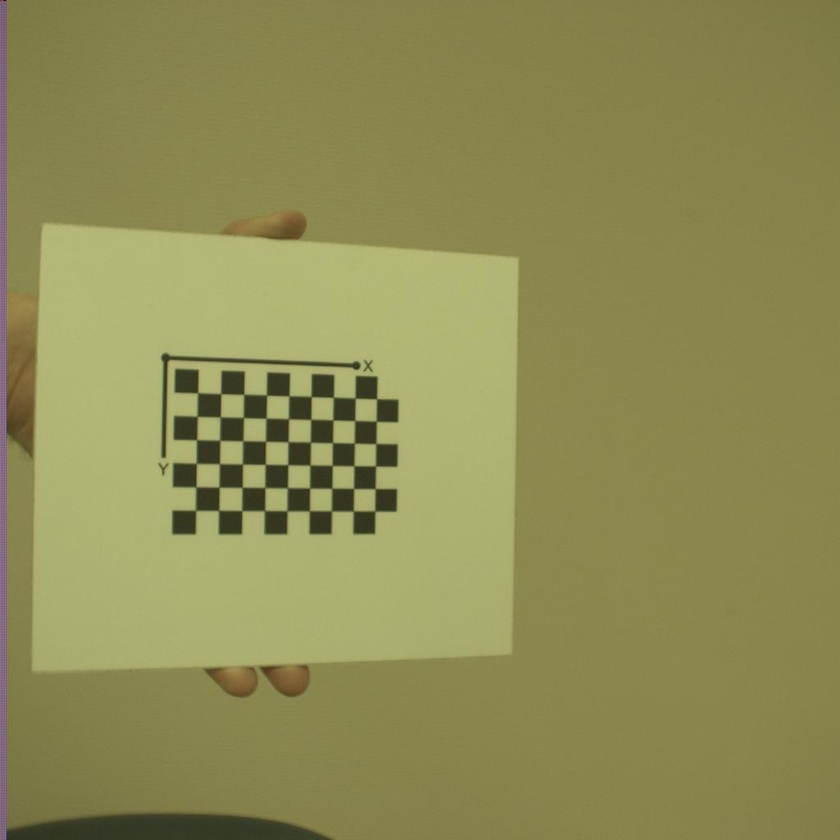
%> input picture samples/calibration/Calibratie 1_L_1.jpg, 840 x 840 px, shrunk from 1024 x 1024 before the run
$ octave --eval "result = removeBackground(rgb2gray(imread('../samples/calibration/Calibratie 1_L_1.jpg')));"   (GNU Octave 9; MATLAB toolbox functions it lacks are replaced by stand-ins)
%> lines starting %> are read from the running program, lines starting %| are printed output that depends on the picture
### src/ut_edge.m
function [Iout]=ut_edge(varargin)
%ut_edge	Marr-Hilderth and Canny edge detectors
%
%   Iout = UT_EDGE(Iin) finds the possible edges in image Iin using an
%   implementation of the Canny edge detector. The derivatives are
%   calculated from a 2-D Gaussian function implemented with UT_GAUSS.
%   The localization is done by finding the zero-crossings of the second
%   directional derivatives (instead of directional maximum suppression
%   such as implemented by EDGE from the image processing toolbox). The
%   sigma (standard deviation) of the Gaussian  filtering is set to 2.
%   Iout is a 2-dimensional array with the same size as Iin. The no-edge
%   pixels are indicated in Iout as zeroes. Edge pixels carries the edge
%   strength as grey level. The edge strength is scaled between 0 and 1.
%
%   Iout = UT_EDGE(Iin,...,OPTION,OPTIONVAL,...) finds the possible edges
%   with some options switched on, and with parameter(s) set to OPTIONVAL.
%   The  following options are available:
%
%   'marrhildreth' or 'm':  Perform Marr-Hildreth operation, i.e. Laplacian
%                           of Gaussian, rather than Canny operation.
%   'canny' or 'c':         Perform Canny operation (default).
%   'sigma' or 's':         The width (standard deviation) of the Gaussian
%                           filtering is set to OPTIONVAL (default: 2)
%   'threshold' or 't':     Return a binary (logical) edge map instead of edge
%                           strengths. The edges are detected by
%                           thresholding it at OPTIONVAL. If OPTIONVAL is
%                           omitted, the default of the threshold is 0.1.
%   'hysteresis' or 'h':    Return a binary (logical) edge map instead of edge
%                           strengths. The edge are detected by hysteresis
%                           thresholding. Two thresholds are applied. The
%                           edges detected with the higher thresholds form
%                           the seed that is propagated in the edge
%                           segments obtained by thresholding with the
%                           lower threshold. OPTIONVAL is a two-element
%                           vector. The first element specifies the
%                           fraction of pixels that will be assigned to
%                           candidate edges (detected with the lower
%                           threshold). The second element is the fraction
%                           of pixels that will be assigned to seed edges
%                           (detected with the higher threshold). If
%                           OPTIONVAL is omitted, the default of [0.1 0.03]
%                           is assumed. If OPTIONVAL is a scalar, then the
%                           default assignment to the second element is
%                           0.3*OPTIONVAL.
%
%   Copyright: F. van der Heijden, F.vanderHeijden@utwente.nl
%   Laboratory for Measurements and Instrumentation
%   University of Twente, the Netherlands
%   Version 1.3, date: 21-02-2018
%
%   See also UT_GAUSS, EDGE.

[Iin,sigma,operator,threshold_method,thres_parm]=ParseInputs(varargin{:});
%> in ParseInputs, `Iin = double(varargin{1});`:
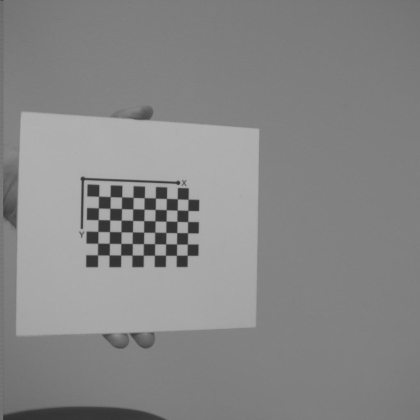
%> Iin: size 840x840 double (shown at 1/2 size); min 15, max 179, mean 134.9
%> the loop in ParseInputs, `for k=2:length(varargin)` made 4 passes
%> (j, Sigma) on pass 3: (10, 2)

grad=(ut_gauss(Iin,sigma,1,0).^2+ut_gauss(Iin,sigma,0,1).^2).^0.5;
grad=grad/max(grad(:));

if strcmp(operator,'marrhildreth')
    lap=ut_gauss(Iin,sigma,2,0)+ut_gauss(Iin,sigma,0,2);
    zerocross=ut_levelx(lap,0.0);
    Iout=grad.*zerocross;
end

if strcmp(operator,'canny')
    SDGD=ut_gauss(Iin,sigma,1,0).^2.*ut_gauss(Iin,sigma,2,0)+ ...
        2*ut_gauss(Iin,sigma,1,0).*ut_gauss(Iin,sigma,0,1).*ut_gauss(Iin,sigma,1,1)+...
        ut_gauss(Iin,sigma,0,1).^2.*ut_gauss(Iin,sigma,0,2);
    zerocross=ut_levelx(SDGD,0.0);
    Iout=grad.*zerocross;
end

if strcmp(threshold_method,'threshold')
    Iout = logical(Iout>thres_parm(1));
end

if strcmp(threshold_method,'hysteresis')
    Iout_sorted = sort(Iout(:));
    thres_parm(1) = Iout_sorted(max(floor((1-thres_parm(1))*numel(Iout)),1));
    thres_parm(2) = Iout_sorted(max(floor((1-thres_parm(2))*numel(Iout)),1));
    Iout_mask = Iout>thres_parm(1);
    Iout_marker = Iout>thres_parm(2);
    Iout=imreconstruct(Iout_marker,Iout_mask);
end


%----------------------------------------------------------------------
% Subfunction ParseInputs
%----------------------------------------------------------------------

function [Iin,Sigma,operator,threshold_method,thres_parm] =  ParseInputs(varargin)

narginchk(1,30);


Iin = double(varargin{1});
if ndims(Iin)~=2
    error('Iin must be a 2-dimensional array');
end

%defaults
Sigma=2;
operator = 'canny';
threshold_method = 'none';
thres_parm = [0.1, 0.03];

options = {'canny','c','marrhildreth','m','threshold','t','hysteresis','h','sigma','s'};

if nargin>1
    for k=2:length(varargin)
        if ischar(varargin{k})
            string = lower(varargin{k});
            j = strmatch(string,options,'exact');
            if isempty(j)
                error(['Invalid input string: ''' varargin{k} '''.']);
            end
            switch string
                case {'canny','c','marrhildreth','m'}
                    if strcmp(string,'m'), string = 'marrhildreth'; end;
                    if strcmp(string,'c'), string = 'canny'; end;
                    operator = string;
                case {'sigma','s'}
                    if nargin>k & isnumeric(varargin{k+1})
                        Sigma = varargin{k+1};
                        k=k+1;
                    end
                case {'threshold','t'}
                    threshold_method = 'threshold';
                    thres_parm = [0.1 0.03];
                    if nargin>k & isnumeric(varargin{k+1})
                        thres_parm(1) = varargin{k+1};
                        k=k+1;
                    end
                case {'hysteresis','h'}
                    threshold_method = 'hysteresis';
                    thres_parm = [0.1 0.03];
                    if nargin>k & isnumeric(varargin{k+1})
                        thres_parm = varargin{k+1};
                        if length(thres_parm)==1
                            thres_parm(2) =  0.3*thres_parm(1);
                        end
                        k=k+1;
                    end
            end
        end
    end
end

if Sigma<0
    error('Sigma must be positive');
end

if strcmp(threshold_method , 'hysteresis')
    if thres_parm(1)<0 | thres_parm(1)>1 | thres_parm(2)<0 | thres_parm(2)>1
        error('hysteresis: threshold parameters out of range');
    end
    if thres_parm(2)>thres_parm(1)
        error('hysteresis: the second threshold must be less than the first');
    end
end

### src/ut_gauss.m
function [Iout]=ut_gauss(varargin)
%ut_gauss	- 2-D filtering using Gaussian masks
%
%   H = UT_GAUSS(I,SIGMA,DX,DY) filters the data in image I with a 2-D FIR
%   filter whose PSF closely approximates a Gaussian function or one of its
%   derivatives. The width (scale; standard deviation) of the Gaussian is
%   SIGMA (default SIGMA=2).
%
%   Different types of masks can be specified by parameters DX,DY:
%
%       DX   - number of diferentiations in x direction
%       DY   - number of diferentiations in y direction
%
%   Default: DX=0,DY=0.
%
%   - DX+DY must be less or equal to 2.
%   - The size of the mask is 2*ceil(4*SIGMA)+1.
%   - The elements of the PSF are obtained by area sampling of the
%     continuous function, rather than impulse sampling. (Area sampling is
%     equivalent to impulse sampling preceded by a prefilter. The prefilter
%     prevents large aliasing errors that would otherwise occur if SIGMA is
%     too small (say, smaller than 1.5). However, the prefilter also introduces a
%     resolution error that becomes noticeable if SIGMA is smaller than,
%     say, 0.7. The response of the prefilter is a rectangular function with unit width).
%   - UT_GAUSS uses IMFILTER with the replication option on.
%
%   Copyright: F. van der Heijden, F.vanderHeijden@utwente.nl
%   Laboratory for Measurements and Instrumentation
%   University of Twente, the Netherlands
%   Version 1.0, date: 25-10-2004
%
%  See also IMFILTER
[Iin,sigma,typein]=ParseInputs(varargin{:});

winsiz = ceil(4*sigma);
n=2*winsiz+1;


%gaussian
if strcmp(typein,'normal')
    kernel=create_gauss_kernel(sigma,n,winsiz);
    Iout=imfilter(double(Iin),double(kernel),'replicate','conv');
    Iout=imfilter(double(Iout),double(kernel'),'replicate','conv');
end

%gauss-dx
if strcmp(typein,'dx')
    kernel=create_gauss_kernel(sigma,n,winsiz);
    Iout=imfilter(double(Iin),double(kernel'),'replicate','conv');
    kernel=create_gauss_kernel_x(sigma,n,winsiz);
    Iout=imfilter(double(Iout),double(kernel),'replicate','conv');
end

%gauss-dxdx
if strcmp(typein,'dxdx')
    kernel=create_gauss_kernel(sigma,n,winsiz);
    Iout=imfilter(double(Iin),double(kernel'),'replicate','conv');
    kernel=create_gauss_kernel_xx(sigma,n,winsiz);
    Iout=imfilter(double(Iout),double(kernel),'replicate','conv');
end

%gauss-dy
if strcmp(typein,'dy')
    kernel=create_gauss_kernel(sigma,n,winsiz);
    Iout=imfilter(double(Iin),double(kernel),'replicate','conv');
    kernel=create_gauss_kernel_x(sigma,n,winsiz);
    Iout=imfilter(double(Iout),double(kernel'),'replicate','conv');
end

%gauss-dydy
if strcmp(typein,'dydy')
    kernel=create_gauss_kernel(sigma,n,winsiz);
    Iout=imfilter(double(Iin),double(kernel),'replicate','conv');
    kernel=create_gauss_kernel_xx(sigma,n,winsiz);
    Iout=imfilter(double(Iout),double(kernel'),'replicate','conv');
end

%gauss-dxdy
if strcmp(typein,'dxdy')
    kernel=create_gauss_kernel_x(sigma,n,winsiz);
    Iout=imfilter(double(Iin),double(kernel),'replicate','conv');
    Iout=imfilter(double(Iout),double(kernel'),'replicate','conv');
end


%----------------------------------------------------------------------
% Subfunction ParseInputs
%----------------------------------------------------------------------

function [Iin,Sigma,typein] =  ParseInputs(varargin)
narginchk(1,4)
%MSG = NARGCHK(LOW,HIGH,N) returns an appropriate error message if
%    N is not between low and high. If it is, return empty matrix.

Iin = varargin{1};

%defaults
typein = 'normal';
Sigma=2;

methods = {'normal','dx','dxdx';'dy','dxdy','err';'dydy','err','err'};

if nargin>1
    Sigma=varargin{2};%!!!! special braces to make it numerical
end
if nargin>2
    if nargin==4
        i = varargin{3};
        j = varargin{4};
        if ((j>2)|(i>2)|(j<0)|(i<0)|(round(i)~=i)|(round(j)~=j))
            typein='err';
        else
            typein = methods{j+1,i+1};
        end
        if strcmp(typein,'err')
            disp('DX+DY must be less or equal to 2.');
            error(['Invalid input string: ',num2str(varargin{3}),',',num2str(varargin{4}),'.']);
        end
    else
        error(['If DX is specified DY must be specified!!!']);
    end
end


if Sigma<0
    error('Sigma must be positive');
end
return

%--------------------------------------------------------------------------
%   Subfunction create_gauss_kernel
%--------------------------------------------------------------------------
function kernel=create_gauss_kernel(sigma,n,winsiz)
kernel=zeros(1,n);
c = 1.0/(sigma*sqrt(2));
for i=1:winsiz+1
    hulp(i) = erf((i-1+0.5)*c)-erf((i-1-0.5)*c);
end
accu = hulp(1);
for i=2:winsiz+1
    accu = accu+(2.0*hulp(i));
end

for i=1:winsiz
    kernel(winsiz+1-i) = (hulp(i+1)/accu);
    kernel(winsiz+1+i) = (hulp(i+1)/accu);
end
kernel(winsiz+1) = (hulp(1)/accu);
return


%--------------------------------------------------------------------------
%   Subfunction create_gauss_kernel_x
%--------------------------------------------------------------------------
function kernel=create_gauss_kernel_x(sigma,n,winsiz)
c =  1.0/(sigma*sqrt(2.0*pi));
sigma2=sigma^2;
kernel=zeros(1,n);

for i=1:n
    x=i-winsiz-1;
    x1 = x - 0.5;
    x2 = x + 0.5;
    kernel(i)= c*(exp(-0.5*x2*x2/sigma2)-exp(-0.5*x1*x1/sigma2));
end
return


%--------------------------------------------------------------------------
%   Subfunction create_gauss_kernel_xx
%--------------------------------------------------------------------------
function kernel=create_gauss_kernel_xx(sigma,n,winsiz)
c =  1.0/(sigma^3*sqrt(2.0*pi));
sigma2=sigma^2;
kernel=zeros(1,n);
for i=1:n
    x=i-winsiz-1;
    x1 = x - 0.5;
    x2 = x + 0.5;
    if (i==1)
        kernel(i)= c*(-x2*exp(-0.5*x2*x2/sigma2));
    else
        if (i==n)
            kernel(i)= c*(x1*exp(-0.5*x1*x1/sigma2));
        else
            kernel(i)= c*(x1*exp(-0.5*x1*x1/sigma2)-x2*exp(-0.5*x2*x2/sigma2));
        end
    end
end
return

### src/ut_levelx.m
function [Iout]=ut_levelx(varargin)
%ut_levelx  finding level crossings
%
%   IOUT=UT_LEVELX(IN,LEVEL) outputs a map of the input image IN that
%   indicates the positions where the gray levels cross the level LEVEL.
%   The contour, thus obtained, is 8 connected. The input image must be an
%   intensity image. The function is used in UT_EDGE for zero crossing
%   detection.
%
%   Default: LEVEL=0.
%
%   Copyright: F. van der Heijden, F.vanderHeijden@utwente.nl
%   Laboratory for Measurements and Instrumentation
%   University of Twente, the Netherlands
%   Version 1.0, date: 27-10-2004
%
%   See also UT_EDGE, IMCONTOUR.

[Iin,level] =  ParseInputs(varargin{:});

[m,n,~]=size(Iin);

% pad image with border and replicate pixels:
b = zeros(m+2,n+2);
b(1+(1:m),1+(1:n)) = Iin;
b(1+(1:m),1) = b(1+(1:m),2);
b(1+(1:m),end) = b(1+(1:m),end-1);
b(1,1+(1:n)) = b(2,1+(1:n));
b(end,1+(1:n)) = b(end-1,1+(1:n));
b(1,1) = b(2,2);
b(1,end) = b(2,end-1);
b(end,1) = b(end-1,2);
b(end,end) = b(end-1,end-1);
n = n+2;
m = m+2;
Iout = zeros(size(b));

% level crossings in row direction
b = b-level;
a = circshift(b,[-1 0]);
c = circshift(b,[+1 0]);
ind = find(a.*b<0);
ac = a(ind);
bc = b(ind);
ind = ind + double(abs(bc)>=abs(ac));
ind = mod(ind-1,n*m)+1;
Iout(ind) = 1;
ind = (a.*b>=0) & (b==0) & (a.*c<0);
Iout(ind) = 1;

% level crossings in column direction
a = circshift(b,[0 -1]);
c = circshift(b,[0 +1]);
ind = find(a.*b<0);
ac = a(ind);
bc = b(ind);
ind = ind + double(abs(bc)>=abs(ac))*m;
ind = mod(ind-1,n*m)+1;
Iout(ind) = 1;
ind = (a.*b>=0) & (b==0) & (a.*c<0);
Iout(ind) = 1;

% crop border:
Iout = Iout(2:end-1,2:end-1);


%----------------------------------------------------------------------
% Subfunction ParseInputs
%----------------------------------------------------------------------

function [Iin,level] =  ParseInputs(varargin)

narginchk(1,2);
%MSG = NARGCHK(LOW,HIGH,N) returns an appropriate error message if
%    N is not between low and high. If it is, return empty matrix.

Iin = double(varargin{1});

%defaults
level=0;

if nargin==2
      level=varargin{2};
end


### src/removeBackground.m
function [out, mask] = removeBackground(image)
	% detect the face edges
	edges = findFaceContour(image);
	% make edges fully connected
	se = strel('diamond', 8);
	edges = imclose(edges, se);
	% remove everything but the face
	mask = imfill(edges, 'holes');
	out = uint8(image) .* uint8(mask);
  %out(find(out == 0)) = NaN;
end


function edges = findFaceContour(image)
	edges = ut_edge(image, 'c', 'h', 's', 2);
%> in ut_edge, `[Iin,sigma,operator,threshold_method,thres_parm]=ParseInputs(varargin{..`: sigma = 2; operator = 'canny'; threshold_method = 'hysteresis'; thres_parm = [0.1 0.03]
%> in ParseInputs, `Sigma=varargin{2};`: Sigma = 2
%> in ParseInputs, `i = varargin{3};`: i = 1
%> in ParseInputs, `j = varargin{4};`: j = 0
%> in ParseInputs, `typein = methods{j+1,i+1};`: typein = 'dx'
%> in ut_gauss, `[Iin,sigma,typein]=ParseInputs(varargin{:});`: sigma = 2; typein = 'dx'
%> in ut_gauss, `winsiz = ceil(4*sigma);`: winsiz = 8
%> in ut_gauss, `n=2*winsiz+1;`: n = 17
%> in create_gauss_kernel, `c = 1.0/(sigma*sqrt(2));`: c = 0.354
%> the loop in create_gauss_kernel, `for i=1:winsiz+1` made 9 passes
%> after the loop in create_gauss_kernel, `for i=1:winsiz+1`: hulp = [0.395 0.349 0.242 0.131 0.0557 0.0185 0.00481 0.000977 0.000155]
%> in create_gauss_kernel, `accu = hulp(1);`: accu = 0.395
%> the loop in create_gauss_kernel, `for i=2:winsiz+1` made 8 passes
%> accu on passes 1 to 8: 1.09, 1.58, 1.84, 1.95, 1.99, 2, 2, 2
%> the loop in create_gauss_kernel, `for i=1:winsiz` made 8 passes
%> after the loop in create_gauss_kernel, `for i=1:winsiz`: kernel = 17 values, max 0.175 at index 8, min 0 at index 9, mean 0.0472
%> in ut_gauss, `kernel=create_gauss_kernel(sigma,n,winsiz);`: kernel = 17 values, max 0.197 at index 9, min 7.77e-05 at index 1, mean 0.0588
%> in create_gauss_kernel_x, `c =  1.0/(sigma*sqrt(2.0*pi));`: c = 0.199
%> in create_gauss_kernel_x, `sigma2=sigma^2;`: sigma2 = 4
%> the loop in create_gauss_kernel_x, `for i=1:n` made 17 passes
%> (x1, x2) on passes 1 to 8: (-8.5, -7.5), (-7.5, -6.5), (-6.5, -5.5), (-5.5, -4.5), (-4.5, -3.5), (-3.5, -2.5), (-2.5, -1.5), (-1.5, -0.5)
%> after the loop in create_gauss_kernel_x, `for i=1:n`: kernel = 17 values, max 0.0592 at index 7, min -0.0592 at index 11, mean 8.21e-19
%> the loop in create_gauss_kernel (call 2), `for i=1:winsiz+1` made 9 passes
%> the loop in create_gauss_kernel (call 2), `for i=2:winsiz+1` made 8 passes
%> the loop in create_gauss_kernel (call 2), `for i=1:winsiz` made 8 passes
%> the loop in create_gauss_kernel_x (call 2), `for i=1:n` made 17 passes
%> in ut_edge, `grad=(ut_gauss(Iin,sigma,1,0).^2+ut_gauss(Iin,sigma,0,1).^2).^0.5;`:
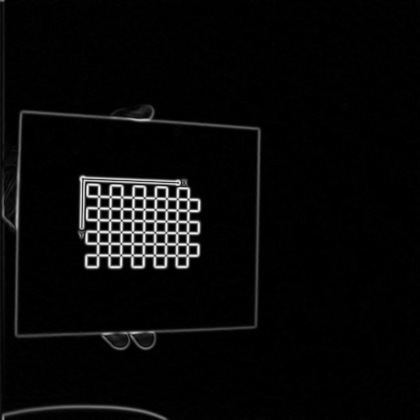
%> grad: size 840x840 double (shown at 1/2 size); min 7.9e-16, max 21.5, mean 0.8; drawn with min black and max white
%> in create_gauss_kernel_xx, `c =  1.0/(sigma^3*sqrt(2.0*pi));`: c = 0.0499
%> the loop in create_gauss_kernel_xx, `for i=1:n` made 17 passes
%> after the loop in create_gauss_kernel_xx, `for i=1:n`: kernel = 17 values, max 0.0199 at index 5, min -0.0483 at index 9, mean 4.88e-19
%> the loop in create_gauss_kernel_xx (call 2), `for i=1:n` made 17 passes
%> in ut_edge, `SDGD=ut_gauss(Iin,sigma,1,0).^2.*ut_gauss(Iin,sigma,2,0)+ 2*ut_gauss(I..`:
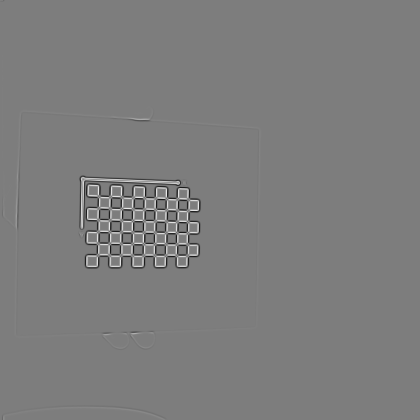
%> SDGD: size 840x840 double (shown at 1/2 size); min -1572.7, max 1614.4, mean -0.4; drawn with min black and max white
%> in ParseInputs, `level=varargin{2};`: level = 0
%> in ut_levelx, `ind = find(a.*b<0);`: ind = 133732 values from 2 to 708962
%> in ut_levelx, `Iout(ind) = 1;`:
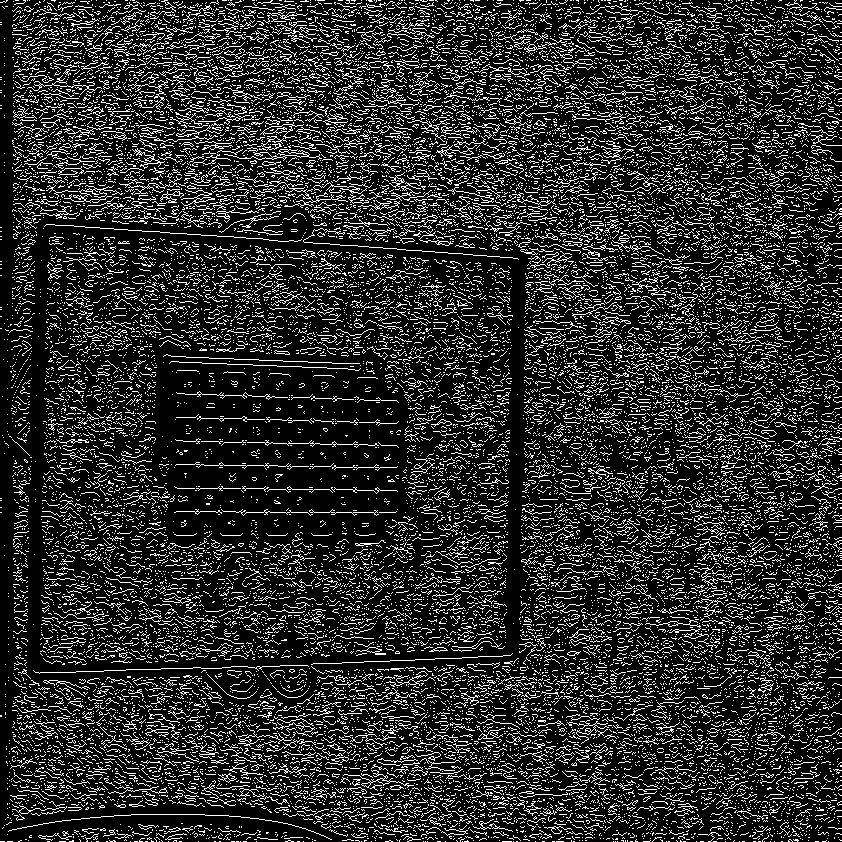
%> Iout: size 842x842 double; values 0 (black) and 1 (white), 17.4% white in thin lines or dots
%> in ut_levelx, `ind = find(a.*b<0);`: ind = 123384 values from 850 to 708964
%> in ut_levelx, `Iout(ind) = 1;`:
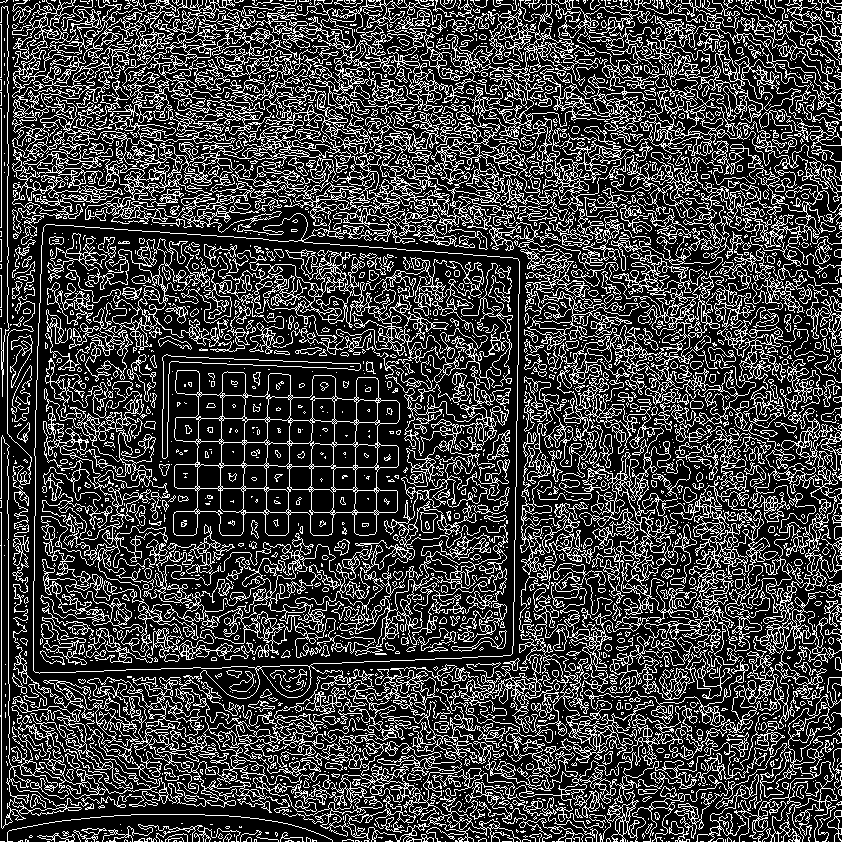
%> Iout: size 842x842 double; values 0 (black) and 1 (white), 24.9% white in thin lines or dots
end
%> in removeBackground, `out = uint8(image) .* uint8(mask);`:
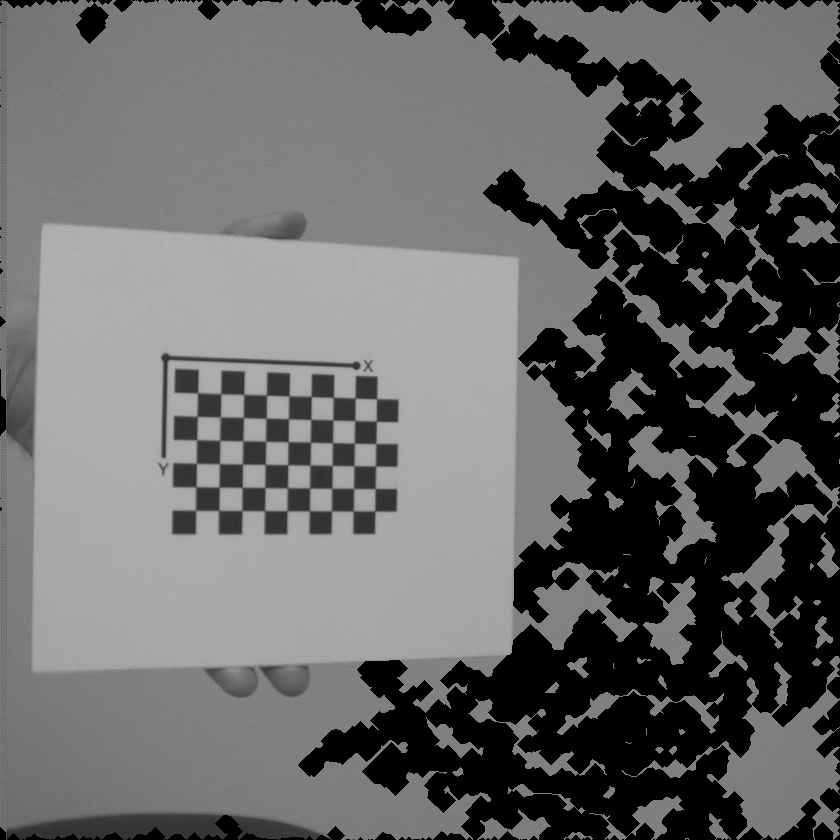
%> out: size 840x840 uint8; min 0, max 179, mean 100.4
